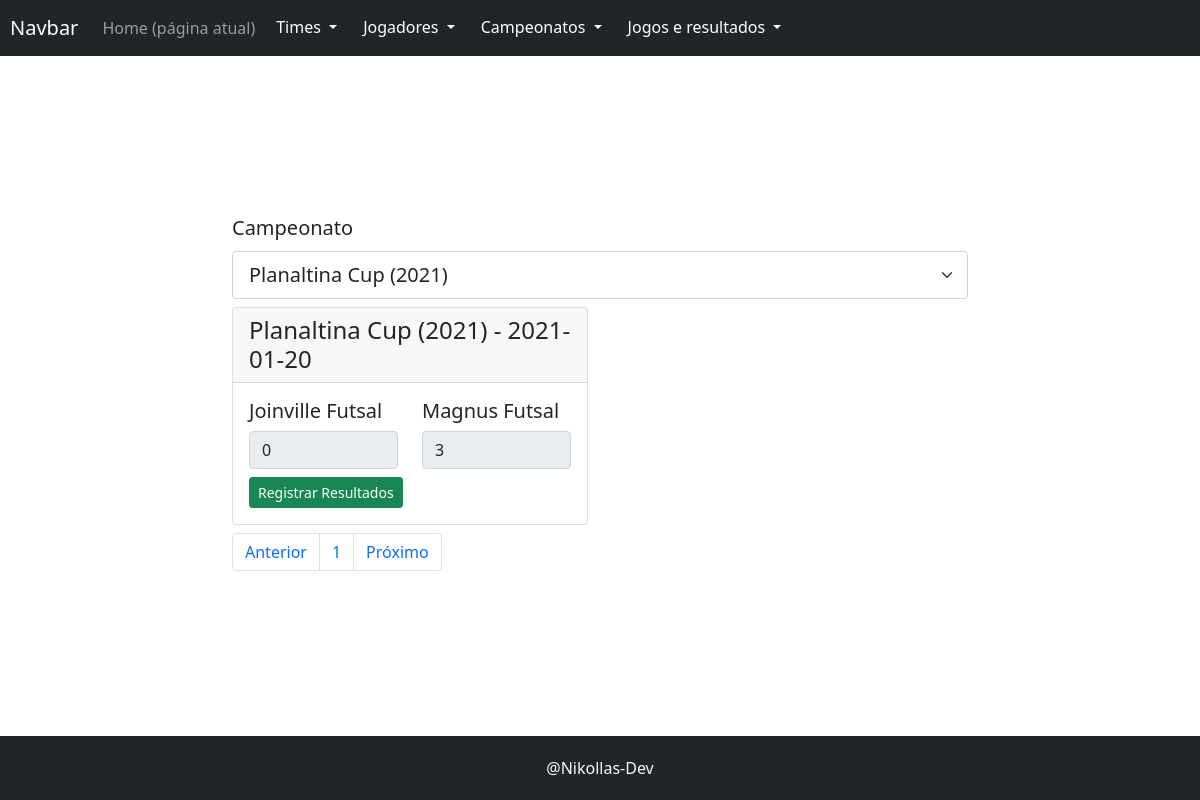
The app's page /campeonato/src/public/controles/exibir_jogos.php?id_edicao=1 with its own data.
### tables this page shows
CREATE TABLE IF NOT EXISTS Campeonato (
    id INT AUTO_INCREMENT PRIMARY KEY UNIQUE,
    nome VARCHAR(45) NOT NULL
);

CREATE TABLE IF NOT EXISTS Edicao (
    id INT AUTO_INCREMENT PRIMARY KEY,
    ano_edicao VARCHAR(45) NOT NULL,
    dt_inicio DATE NOT NULL,
    dt_fim DATE NOT NULL,
    id_campeonato INT NOT NULL,
    FOREIGN KEY (id_campeonato) REFERENCES Campeonato(id)
);

CREATE TABLE IF NOT EXISTS Time  (
    id INT AUTO_INCREMENT PRIMARY KEY,
    nome VARCHAR(100) NOT NULL,
    sigla VARCHAR(11) NOT NULL UNIQUE,
    ano_fundacao INT NOT NULL
);

CREATE TABLE IF NOT EXISTS Resultado (
    id INT AUTO_INCREMENT PRIMARY KEY NOT NULL,
    gols_pro INT NOT NULL,
    gols_contra INT NOT NULL,
    id_jogo INT NOT NULL,
    id_time INT NOT NULL,
    FOREIGN KEY (id_jogo) REFERENCES Jogo(id),
    FOREIGN KEY (id_time) REFERENCES Time(id)
);

### campeonato/src/public/configuracoes/config.php (called while the page is built, shortened)
<?php
    include(MODELO."/Banco.php");
    include(MODELO."/Modelo.php");
    include(MODELO."/Paginacao.php");
   function carregarInterface($interface, $dados = []){
        $caminhoArquivo = INTERFACES . "/" . $interface. ".php";
        require_once($caminhoArquivo);
    }
?>

### campeonato/src/public/controles/exibir_jogos.php (called while the page is built)
<?php
include('../configuracoes/config.php');
function carregarJogos($id_camp)
{
    $jogos = Jogo::selectAll('*', ['id_edicao' => $id_camp]);
    $partidas = [];
    $camp =  CampeonatoEdicao::selectOneFromJoin(
        'Campeonato',
        ['Campeonato' => ['nome'], 'Edicao' => ['id', 'ano_edicao', 'dt_inicio', 'dt_fim', 'id_campeonato']],
        ['Edicao' => ['Campeonato.id' => 'Edicao.id_campeonato']], ['Edicao.id' => $id_camp]
    );
    foreach ($jogos as $jogo) {
        $partida = new Partida();
        $time_casa = Time::selectOne(['id' => $jogo->id_time_casa]);
        $time_visitante = Time::selectOne(['id' => $jogo->id_time_visitante]);
        $resultado = Resultado::selectOne(['id_jogo' => $jogo->id, 'id_time' => $time_casa->id]);
        $partida->id_jogo = $jogo->id;
        $partida->nome_campeonato = $camp->nome;
        $partida->nome_time_casa = $time_casa->nome;
        $partida->id_time_casa = $time_casa->id;
        $partida->gols_pro = isset($resultado) ? $resultado->gols_pro : 0;
        $partida->nome_time_visitante = $time_visitante->nome;
        $partida->id_time_visitante = $time_visitante->id;
        $partida->gols_contra = isset($resultado) ? $resultado->gols_contra : 0;
        $partida->dt_jogo = $jogo->dt_jogo;
        $partida->ano_edicao = $camp->ano_edicao;
        $partida->resultado = isset($resultado);
        array_push($partidas, $partida);
    }
    return $partidas;
}
function carregarCampeonatos()
{
    $camp =  CampeonatoEdicao::selectAllFromJoin(
        'Campeonato',
        ['Campeonato' => ['nome'], 'Edicao' => ['id', 'ano_edicao', 'dt_inicio', 'dt_fim', 'id_campeonato']],
        ['Edicao' => ['Campeonato.id' => 'Edicao.id_campeonato']]
    );
    return $camp;
}
function paginacao()
{
    $camps = carregarCampeonatos();
    if (isset($_GET['id_edicao'])) {
        $partidas = carregarJogos($_GET['id_edicao']);
        $limite = 4;
        $totalElementos = count($partidas);
        $paginacao = new Paginacao($limite, 6, $totalElementos, isset($_GET['pagina']) ? $_GET['pagina'] : 1);
        $partidasPaginadas = array_slice($partidas, $paginacao->deslocamento, $limite);
        return carregarInterface('exibir_jogos', ['partidas' => $partidasPaginadas, 'paginacao' => $paginacao, 'camps' => $camps]);
    } else {
        return carregarInterface('exibir_jogos', ['camps' => $camps]);
    }
}
paginacao();

### campeonato/src/public/modelos/Modelo.php (called while the page is built, shortened)
<?php
class Modelo
{
    protected static $nome_tabela = '';
    protected static $colunas = [];
    protected  $valores = [];
    public function __get($chave)
    {
        return $this->valores[$chave];
    }
    public function __set($chave, $valor)
    {
        $this->valores[$chave] = $valor;
    }
    public static function limparFiltros($filtros)
    {
        $colunasDiferentes = array_diff(array_keys($filtros), static::$colunas);
        return $filtros;
    }
    public static function selectAll($colunas = "*", $filtros = [])
    {
        $obejtos = [];
        $resultado = static::select($filtros, $colunas);
        if ($resultado) {
            while ($linha = $resultado->fetch_assoc()) {
                array_push($obejtos, new $class($linha));
            }
        }
        return $obejtos;
    }
    public static function selectOne($filtros, $colunas = "*")
    {
        $resultado = static::select(static::limparFiltros($filtros), $colunas);
        if ($resultado->num_rows == 1) {
            $objeto = new $class($resultado->fetch_assoc());
            return $objeto;
        }
    }
    public static function select($filtros = [], $colunas = "*")
    {
        $sql = "SELECT ";
        if ($colunas === "*") {
            $sql .= $colunas;
        } else {
            foreach ($colunas as $col) {
                $sql .= $col . ",";
            }
            $sql[strlen($sql) - 1] = " ";
        }
        $sql .= " FROM " . static::$nome_tabela;
        if ($filtros) {
            $sql .= static::formatarFiltros($filtros);
        }
        $resultados = Banco::obterResultadoDoSql($sql);
        return $resultados;
    }
    public static function selectOneFromJoin($nome_tabela_principal, $tabelas_colunas, $joins, $filtros = [])
    {
        $resultado = static::selectFromJoin($nome_tabela_principal, $tabelas_colunas, $joins, $filtros);
        if ($resultado->num_rows == 1) {
            $objeto = new $class($resultado->fetch_assoc());
            return $objeto;
        }
    }
    public static function selectAllFromJoin($nome_tabela_principal, $tabelas_colunas, $joins, $filtros = [])
    {
        $obejtos = [];
        $resultado = static::selectFromJoin($nome_tabela_principal, $tabelas_colunas, $joins, $filtros);
        if ($resultado) {
            while ($linha = $resultado->fetch_assoc()) {
                array_push($obejtos, new $class($linha));
            }
        }
        return $obejtos;
    }
    public static function selectFromJoin($nome_tabela_principal, $tabelas_colunas, $joins, $filtros = [])
    {
        $sql = "SELECT ";
        if (count($tabelas_colunas) > 1) {
            foreach ($tabelas_colunas as $tabela => $colunas) {
                foreach ($colunas as $coluna) {
                    $sql .= $tabela . "." . $coluna . ",";
                }
            }
            $sql[strlen($sql) - 1] = " ";
            $sql .= "FROM " . $nome_tabela_principal;
            foreach ($joins as $tab => $join) {
                $sql .= " INNER JOIN " . $tab . static::join($join);
            }
        } else {
            return "Colunas insuficientes para realizar consultas";
        }
        if (count($filtros) > 0) {
            $sql .= static::formatarFiltros($filtros);
        }
        $resultados = Banco::obterResultadoDoSql($sql);
        return $resultados;
    }
    public static function join($joins)
    {
        $join="";
        foreach ($joins as $ch => $val) {
            $join .= " ON " . $ch . "=" . $val;
        }
        return $join;
    }
    public static function formatarFiltros($filtros)
    {
        $filtro_formatado = " WHERE ";
        $contador = 0;
        foreach ($filtros as $chave => $valor) {
            if ($contador > 0) {
                $filtro_formatado .= " AND " . $chave . "=" . static::formatarValor($valor);
            } else {
                $filtro_formatado .= $chave . "=" . static::formatarValor($valor);
            }
            $contador++;
        }
        return $filtro_formatado;
    }
    public static function formatarValor($valor)
    {
        return $valor;
    }
}

### campeonato/src/public/modelos/Banco.php (called while the page is built, shortened)
<?php
class Banco
{
    private static function conectarAoBanco()
    {
        $caminho = dirname(realpath('../modelos/')) . "/env.ini";
        $configuracoes = parse_ini_file($caminho);
        $sql_conn = new mysqli($configuracoes['host'], $configuracoes['username'], $configuracoes['password'], $configuracoes['dbname']);
        return $sql_conn;
    }
    public static function obterResultadoDoSql($sql)
    {
        try {
            $sql_conn = static::conectarAoBanco();
            $resultado = $sql_conn->query($sql);
            return $resultado;
        } catch (Exception $excp) {
            return $excp->getMessage();
        }
    }
}

### campeonato/src/public/modelos/Paginacao.php (called while the page is built, shortened)
<?php
    class Paginacao {
        private  $totalPaginas;
        public $limiteFinal;
        public function __construct($limiteItensPorPagina, $maxLinks, $totalElementos, $paginaAtual){
            $this->totalPaginas = ceil($totalElementos / $limiteItensPorPagina);
            $this->paginaAtual = $paginaAtual;
            $this->limiteFinal = $maxLinks;
        }
        private function definirLimites($maxLinks){
            $this->limiteInicial = $this->limiteFinal - ($maxLinks - 1);
            if($this->limiteFinal > $this->totalPaginas){
                $this->limiteFinal = $this->totalPaginas;
            }
        }
    }
?>

### campeonato/src/public/interfaces/exibir_jogos.php (the view, shortened to what this page needs)
<?php require('componentes/cabecalho.php'); ?>
<div class="col-xl-8 col-lg-12">
    <div class="row">
        <div class="form-group col-12">
            <label for="select1" class="form-label fs-5 text-dark">Campeonato</label>
            <select id="select1" class="form-select form-select-lg" aria-label="Selecione Opção 1" name="id_edicao" onchange="atualizarURL()">
                <?php foreach ($camps as $edicao) : ?>
                    <option value="<?= $edicao->id ?>" <?= ($_GET['id_edicao'] ?? '') == $edicao->id ? 'selected' : '' ?>>
                        <?= $edicao->nome . " (" . $edicao->ano_edicao . ")" ?>
                    </option>
                <?php endforeach ?>
            </select>
        </div>
    </div>
    <?php if (isset($_GET['id_edicao']) && count($partidas) > 0) : ?>
        <div class="row">
            <?php foreach ($partidas as $partida) : ?>
                <div class="col-lg-12 col-xl-6 ">
                    <form class="d-flex justify-content-center" action="../controles/salvar_resultados.php" method="post">
                        <div class="col-xl-12 col-lg-6 mt-2">
                            <div class="card text-bg-dark">
                                <h4 class="card-header"><?= $partida->nome_campeonato . " (" . $partida->ano_edicao . ") - " . $partida->dt_jogo ?></h4>
                                <div class="card-body">
                                    <div class="card-title row">
                                        <div class="col">
                                            <h5><label for="sigla"><?= $partida->nome_time_casa ?></label></h5>
                                            <input type="number" class="form-control" id="gols_pro" name="gols_pro" placeholder="0" value="<?= $partida->gols_pro ?>" <?= $partida->resultado == false ? '' : 'readonly' ?>>
                                        </div>
                                        <div class="col">
                                            <h5><label for="gols_contra"><?= $partida->nome_time_visitante ?></label></h5>
                                            <input type="number" class="form-control" id="gols_contra" name="gols_contra" placeholder="0" value="<?= $partida->gols_contra ?>" <?= $partida->resultado == false ? '' : 'readonly' ?>>
                                        </div>
                                    </div>
                                    <button class="btn btn-sm btn-success">Registrar Resultados</button>
                                </div>
                            </div>
                        </div>
                    </form>
                </div>
            <?php endforeach ?>
        </div>
        <div class="row mt-2">
            <nav aria-label="Page navigation">
                <ul class="pagination">
                    <li class="page-item"><a class="page-link" href="exibir_jogos.php?id_edicao=<?= $_GET['id_edicao'] ?>&pagina=<?= $paginacao->paginaAtual - 1 ?>">Anterior</a></li>
                    <?php for ($i = $paginacao->limiteInicial; $i <= $paginacao->limiteFinal; $i++) : ?>
                        <li class="page-item"><a class="page-link" href="exibir_jogos.php?id_edicao=<?= $_GET['id_edicao'] ?>&pagina=<?= $i ?>"><?= $i ?></a></li>
                    <?php endfor ?>
                    <li class="page-item"><a class="page-link" href="exibir_jogos.php?id_edicao=<?= $_GET['id_edicao'] ?>&pagina=<?= $paginacao->paginaAtual + 1 ?>">Próximo</a></li>
                </ul>
            </nav>
        </div>
    <?php endif ?>
</div>
<?php require('componentes/rodape.php') ?>

### campeonato/src/public/css/style.css (style rules this page uses)
body { display: grid; grid-template-columns:1fr; grid-template-rows: 64px 1fr 64px; grid-template-areas: "header" "content" "footer" ; height: 100vh; margin: 0; }

### records on screen
campeonato: nome "Planaltina Cup"
edicao: ano_edicao "2021", dt_inicio "2021-01-20"
time: nome "Joinville Futsal"
resultado: gols_pro "0", gols_contra "3"
time: nome "Magnus Futsal"

### other values on screen
form field id_edicao "Planaltina Cup (2021)"
